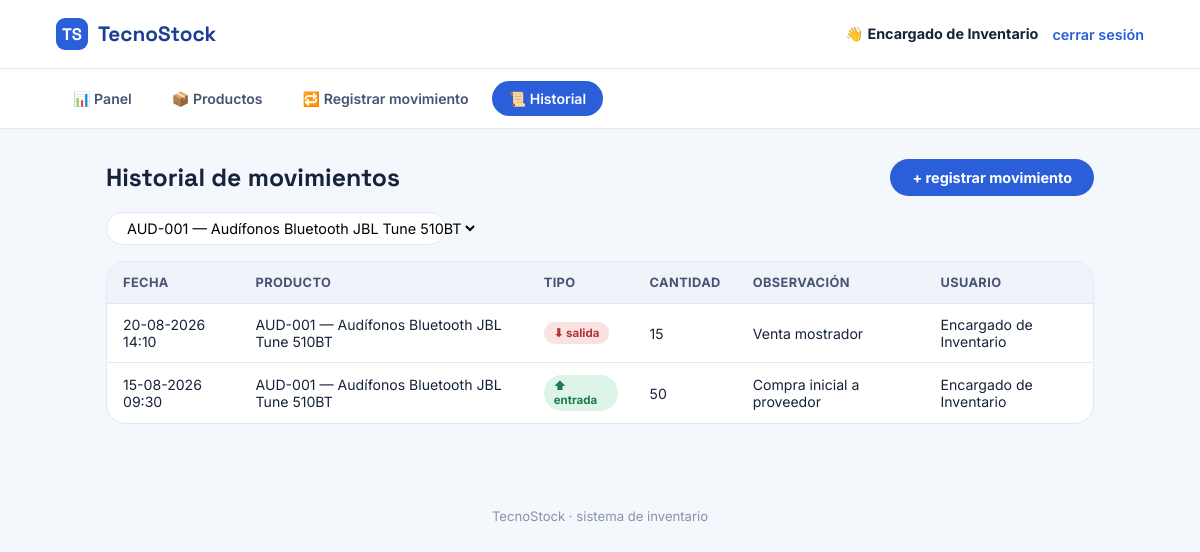
The page /movimientos.php?producto=1 (signed in) on the database its author committed.
### tables this page shows
CREATE TABLE movimientos (
    id_movimiento   INT AUTO_INCREMENT PRIMARY KEY,
    fecha_hora      DATETIME NOT NULL DEFAULT CURRENT_TIMESTAMP,
    tipo            ENUM('entrada','salida') NOT NULL,
    cantidad        INT NOT NULL CHECK (cantidad > 0),
    observacion     VARCHAR(200),
    id_producto     INT NOT NULL,
    id_usuario      INT NOT NULL,
    FOREIGN KEY (id_producto) REFERENCES productos(id_producto),
    FOREIGN KEY (id_usuario) REFERENCES usuarios(id_usuario)
);

CREATE TABLE productos (
    id_producto     INT AUTO_INCREMENT PRIMARY KEY,
    codigo          VARCHAR(20) NOT NULL UNIQUE,       
    nombre          VARCHAR(120) NOT NULL,
    descripcion     VARCHAR(255),
    precio          DECIMAL(10,0) NOT NULL CHECK (precio >= 0),
    stock_actual    INT NOT NULL DEFAULT 0 CHECK (stock_actual >= 0),
    stock_minimo    INT NOT NULL DEFAULT 0 CHECK (stock_minimo >= 0),
    estado          ENUM('activo','inactivo') NOT NULL DEFAULT 'activo',
    id_categoria    INT NOT NULL,
    FOREIGN KEY (id_categoria) REFERENCES categorias(id_categoria)
);

CREATE TABLE usuarios (
    id_usuario  INT AUTO_INCREMENT PRIMARY KEY,
    nombre      VARCHAR(80) NOT NULL,
    correo      VARCHAR(120) NOT NULL UNIQUE,
    clave       VARCHAR(255) NOT NULL,    
    estado      ENUM('activo','inactivo') NOT NULL DEFAULT 'activo'
);

### movimientos.php (the view, shortened to what this page needs)
<?php
require_once 'config.php';
$filtroProducto = isset($_GET['producto']) ? (int) $_GET['producto'] : 0;
$productos = $pdo->query('SELECT id_producto, codigo, nombre FROM productos ORDER BY nombre')->fetchAll();
$sql = "SELECT m.*, p.codigo, p.nombre AS producto_nombre, u.nombre AS usuario_nombre
        FROM movimientos m
        JOIN productos p ON p.id_producto = m.id_producto
        JOIN usuarios u ON u.id_usuario = m.id_usuario
        WHERE 1=1";
$params = [];
if ($filtroProducto > 0) {
    $sql .= ' AND m.id_producto = :prod';
    $params['prod'] = $filtroProducto;
}
$sql .= ' ORDER BY m.fecha_hora DESC';
$stmt = $pdo->prepare($sql);
$stmt->execute($params);
$movimientos = $stmt->fetchAll();
?>
<!DOCTYPE html>
<html lang="es">
<head>
<link rel="stylesheet" href="assets/style.css">
</head>
<body>
<?php include 'partials/header.php'; ?>
<?php include 'partials/nav.php'; ?>
<div class="wrap">
  <div class="panel-head">
    <h1>Historial de movimientos</h1>
    <a class="btn" href="movimiento_nuevo.php">+ registrar movimiento</a>
  </div>
  <form class="search" method="get" style="max-width:340px;">
    <select name="producto" onchange="this.form.submit()" style="border:none; background:transparent; font-family:inherit; font-size:.9rem; flex:1;">
      <?php foreach ($productos as $p): ?>
        <option value="<?= $p['id_producto'] ?>" <?= $filtroProducto === (int)$p['id_producto'] ? 'selected' : '' ?>>
          <?= htmlspecialchars($p['codigo']) ?> — <?= htmlspecialchars($p['nombre']) ?>
        </option>
      <?php endforeach; ?>
    </select>
  </form>
  <div class="table-wrap">
    <table class="table">
      <thead>
        <tr>
          <th>Fecha</th>
          <th>Producto</th>
          <th>Tipo</th>
          <th>Cantidad</th>
          <th>Observación</th>
          <th>Usuario</th>
        </tr>
      </thead>
      <tbody>
        <?php foreach ($movimientos as $m): ?>
          <tr>
            <td><?= date('d-m-Y H:i', strtotime($m['fecha_hora'])) ?></td>
            <td><?= htmlspecialchars($m['codigo']) ?> — <?= htmlspecialchars($m['producto_nombre']) ?></td>
            <td>
              <span class="badge <?= $m['tipo'] === 'entrada' ? 'badge-entrada' : 'badge-salida' ?>">
                <?= $m['tipo'] === 'entrada' ? '⬆ entrada' : '⬇ salida' ?>
              </span>
            </td>
            <td><?= (int)$m['cantidad'] ?></td>
            <td><?= htmlspecialchars($m['observacion'] ?: '—') ?></td>
            <td><?= htmlspecialchars($m['usuario_nombre']) ?></td>
          </tr>
        <?php endforeach; ?>
      </tbody>
    </table>
  </div>
</div>
<footer class="foot">
  <span>TecnoStock · sistema de inventario</span>
</footer>
</body>
</html>

### assets/style.css (style rules this page uses)
:root { --bg: #F4F7FB; --surface: #FFFFFF; --ink: #16233A; --blue: #2A5FD9; --blue-deep: #1B3E93; --teal: #17B6A7; --amber: #F4A93B; --red: #E5484D; --line: #E1E8F2; --radius-lg: 20px; --radius-md: 14px; --radius-sm: 999px; }
* { box-sizing:border-box; }
body { margin:0; background:var(--bg); color:var(--ink); font-family:'Inter', sans-serif; }
h1,h2,h3,.logo { font-family:'Space Grotesk', sans-serif; }
a { color:inherit; }
.wrap { max-width:1100px; margin:0 auto; padding:24px clamp(20px, 6vw, 56px) 60px; }
.wrap h1 { color:var(--ink); font-size:1.55rem; margin:6px 0 4px; }
.btn { display:inline-block; background:var(--blue); color:#fff; padding:10px 22px; border:none; border-radius:var(--radius-sm); font-family:inherit; font-weight:700; font-size:.9rem; text-decoration:none; cursor:pointer; }
.panel-head { display:flex; align-items:center; justify-content:space-between; flex-wrap:wrap; gap:10px; margin-top:6px; }
.panel-head h1 { margin:0; }
.search { display:flex; align-items:center; background:var(--surface); border:1px solid var(--line); border-radius:var(--radius-sm); padding:6px 6px 6px 16px; max-width:420px; margin:16px 0; }
.table-wrap { background:var(--surface); border:1px solid var(--line); border-radius:var(--radius-lg); overflow:hidden; margin-top:8px; }
.table { width:100%; border-collapse:collapse; font-size:.88rem; }
.table th { text-align:left; padding:13px 16px; background:#F0F4FA; color:#465372; font-weight:700; font-size:.8rem; text-transform:uppercase; letter-spacing:.03em; }
.table td { padding:12px 16px; border-top:1px solid var(--line); vertical-align:middle; }
.badge { font-size:.72rem; font-weight:700; padding:4px 10px; border-radius:var(--radius-sm); background:#E4ECFB; color:var(--blue-deep); display:inline-block; }
.badge-entrada { background:#DDF5E8; color:#1C7A4C; }
.badge-salida { background:#FBE2E2; color:#B23434; }
.foot { text-align:center; padding:24px 20px 40px; color:#8493AC; font-size:.82rem; }

### rows shown on the page
movimientos: fecha_hora "20-08-2026 14:10", id_producto.codigo "AUD-001", id_producto.nombre "Audífonos Bluetooth JBL Tune 510BT", tipo "⬇ salida", cantidad "15", observacion "Venta mostrador", id_usuario.nombre "Encargado de Inventario"
movimientos: fecha_hora "15-08-2026 09:30", id_producto.codigo "AUD-001", id_producto.nombre "Audífonos Bluetooth JBL Tune 510BT", tipo "⬆ entrada", cantidad "50", observacion "Compra inicial a proveedor", id_usuario.nombre "Encargado de Inventario"

### other values the page prints
$u['nombre'] "Encargado de Inventario"
form field producto "AUD-001 — Audífonos Bluetooth JBL Tune 510BT"
